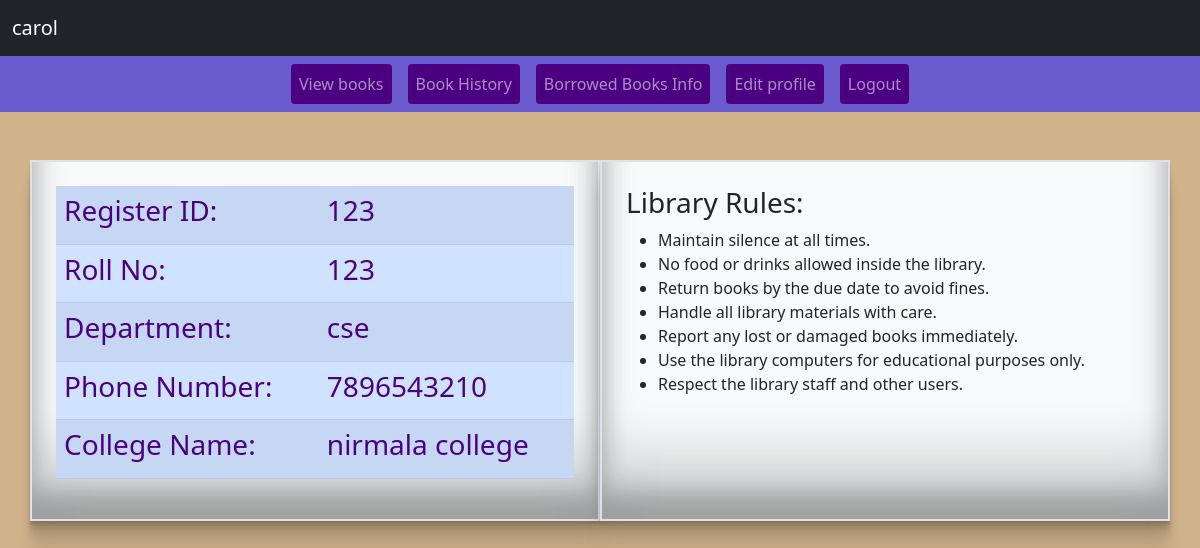
The app's page /library/profilepage/ (signed in) with its own data.
### library/models.py (models this page shows)
class userDetails(models.Model):
    user = models.OneToOneField(User,on_delete=models.CASCADE)
    college_name =models.CharField(max_length=30)
    phone=models.IntegerField()
    roll_no=models.IntegerField()
    register_id = models.CharField(max_length=20)
    department=models.CharField(max_length=10)

### library/views.py (the view)
# urls.py: path('profilepage/',profileview.as_view(),name='profile'),
class profileview(generic.DetailView):
    model = userDetails  # connection create cheytath kond User model is also available. because user details model make connection with userDetails
    template_name = 'profileview.html'
    context_object_name = 'user'
    def get_object(self):  # built in function
        user_id = self.request.session.get('userid')
        return userDetails.objects.get(user_id=user_id)

### library/templates/profileview.html (shortened to what this page needs)
<!DOCTYPE html>
<html lang="en">
<head>
    <link href="https://cdn.jsdelivr.net/npm/bootstrap@5.0.2/dist/css/bootstrap.min.css" rel="stylesheet">
</head>
<body>
<nav class="navbar navbar-expand-lg navbar-dark bg-dark">
    <div class="container-fluid">
        <a class="navbar-brand" href="#">{{ user.user.username }}</a>
    </div>
</nav>
<nav class="navbar navbar-expand-lg navbar-dark nav-secondary">
    <div class="container-fluid">
        <div class="collapse navbar-collapse">
            <ul class="navbar-nav mx-auto">
                <li class="nav-item">
                    <a class="nav-link btn btn-primary mx-2" href="http://127.0.0.1:8000/library/bookdisplaypage/" role="button">View books</a>
                </li>
                <li class="nav-item">
                    <a class="nav-link btn btn-primary mx-2" href="http://127.0.0.1:8000/library/bookhistory/" role="button">Book History</a>
                </li>
                <li class="nav-item">
                    <a class="nav-link btn btn-primary mx-2" href="http://127.0.0.1:8000/library/studentacceptbook/" role="button">Borrowed Books Info</a>
                </li>
                <li class="nav-item">
                    <a class="nav-link btn btn-primary mx-2" href="http://127.0.0.1:8000/library/updateprofile/{{ user.user.id }}" role="button">Edit profile</a>
                </li>
                <li class="nav-item">
                    <a class="nav-link btn btn-primary mx-2" href="http://127.0.0.1:8000/library/Logout_stu/" role="button">Logout</a>
                </li>
            </ul>
        </div>
    </div>
</nav>
<div class="container mt-4">
    <div class="row pt-4">
        <div class="col-6 border border-2 bg-light p-4 profile-details">
            <table class="table table-primary table-striped">
                <tr>
                    <td><h3>Register ID:</h3></td>
                    <td><h3>{{ user.register_id }}</h3></td>
                </tr>
                <tr>
                    <td><h3>Roll No:</h3></td>
                    <td><h3>{{ user.roll_no }}</h3></td>
                </tr>
                <tr>
                    <td><h3>Department:</h3></td>
                    <td><h3>{{ user.department }}</h3></td>
                </tr>
                <tr>
                    <td><h3>Phone Number:</h3></td>
                    <td><h3>{{ user.phone }}</h3></td>
                </tr>
                <tr>
                    <td><h3>College Name:</h3></td>
                    <td><h3>{{ user.college_name }}</h3></td>
                </tr>
            </table>
        </div>
        <div class="col-6 border border-2 bg-light p-4 library-rules">
            <h3>Library Rules:</h3>
            <ul class="rules">
                <li>Maintain silence at all times.</li>
                <li>No food or drinks allowed inside the library.</li>
                <li>Return books by the due date to avoid fines.</li>
                <li>Handle all library materials with care.</li>
                <li>Report any lost or damaged books immediately.</li>
                <li>Use the library computers for educational purposes only.</li>
                <li>Respect the library staff and other users.</li>
            </ul>
        </div>
    </div>
</div>
</body>
</html>

### library/templates/profileview.html (style rules this page uses)
body { background-color: #D2B48C; }
.profile-details, .library-rules { background-color: white; box-shadow: rgba(0, 0, 0, 0.17) 0px -23px 25px 0px inset, rgba(0, 0, 0, 0.15) 0px -36px 30px 0px inset, rgba(0, 0, 0, 0.1) 0px -79px 40px 0px inset, rgba(0, 0, 0, 0.06) 0px 2px 1px, rgba(0, 0, 0, 0.09) 0px 4px 2px, rgba(0, 0, 0, 0.09) 0px 8px 4px, rgba(0, 0, 0, 0.09) 0px 16px 8px, rgba(0, 0, 0, 0.09) 0px 32px 16px; }
.nav-secondary { background-color: #6A5ACD; }
.table h3, .rules h3 { font-family: 'Segoe UI', Tahoma, Geneva, Verdana, sans-serif; color: #4B0082; }
.btn-primary { background-color: #4B0082; border: none; }

### records on screen
userDetails: user.username "carol", register_id "123", roll_no "123", department "cse", phone "7896543210", college_name "nirmala college"
